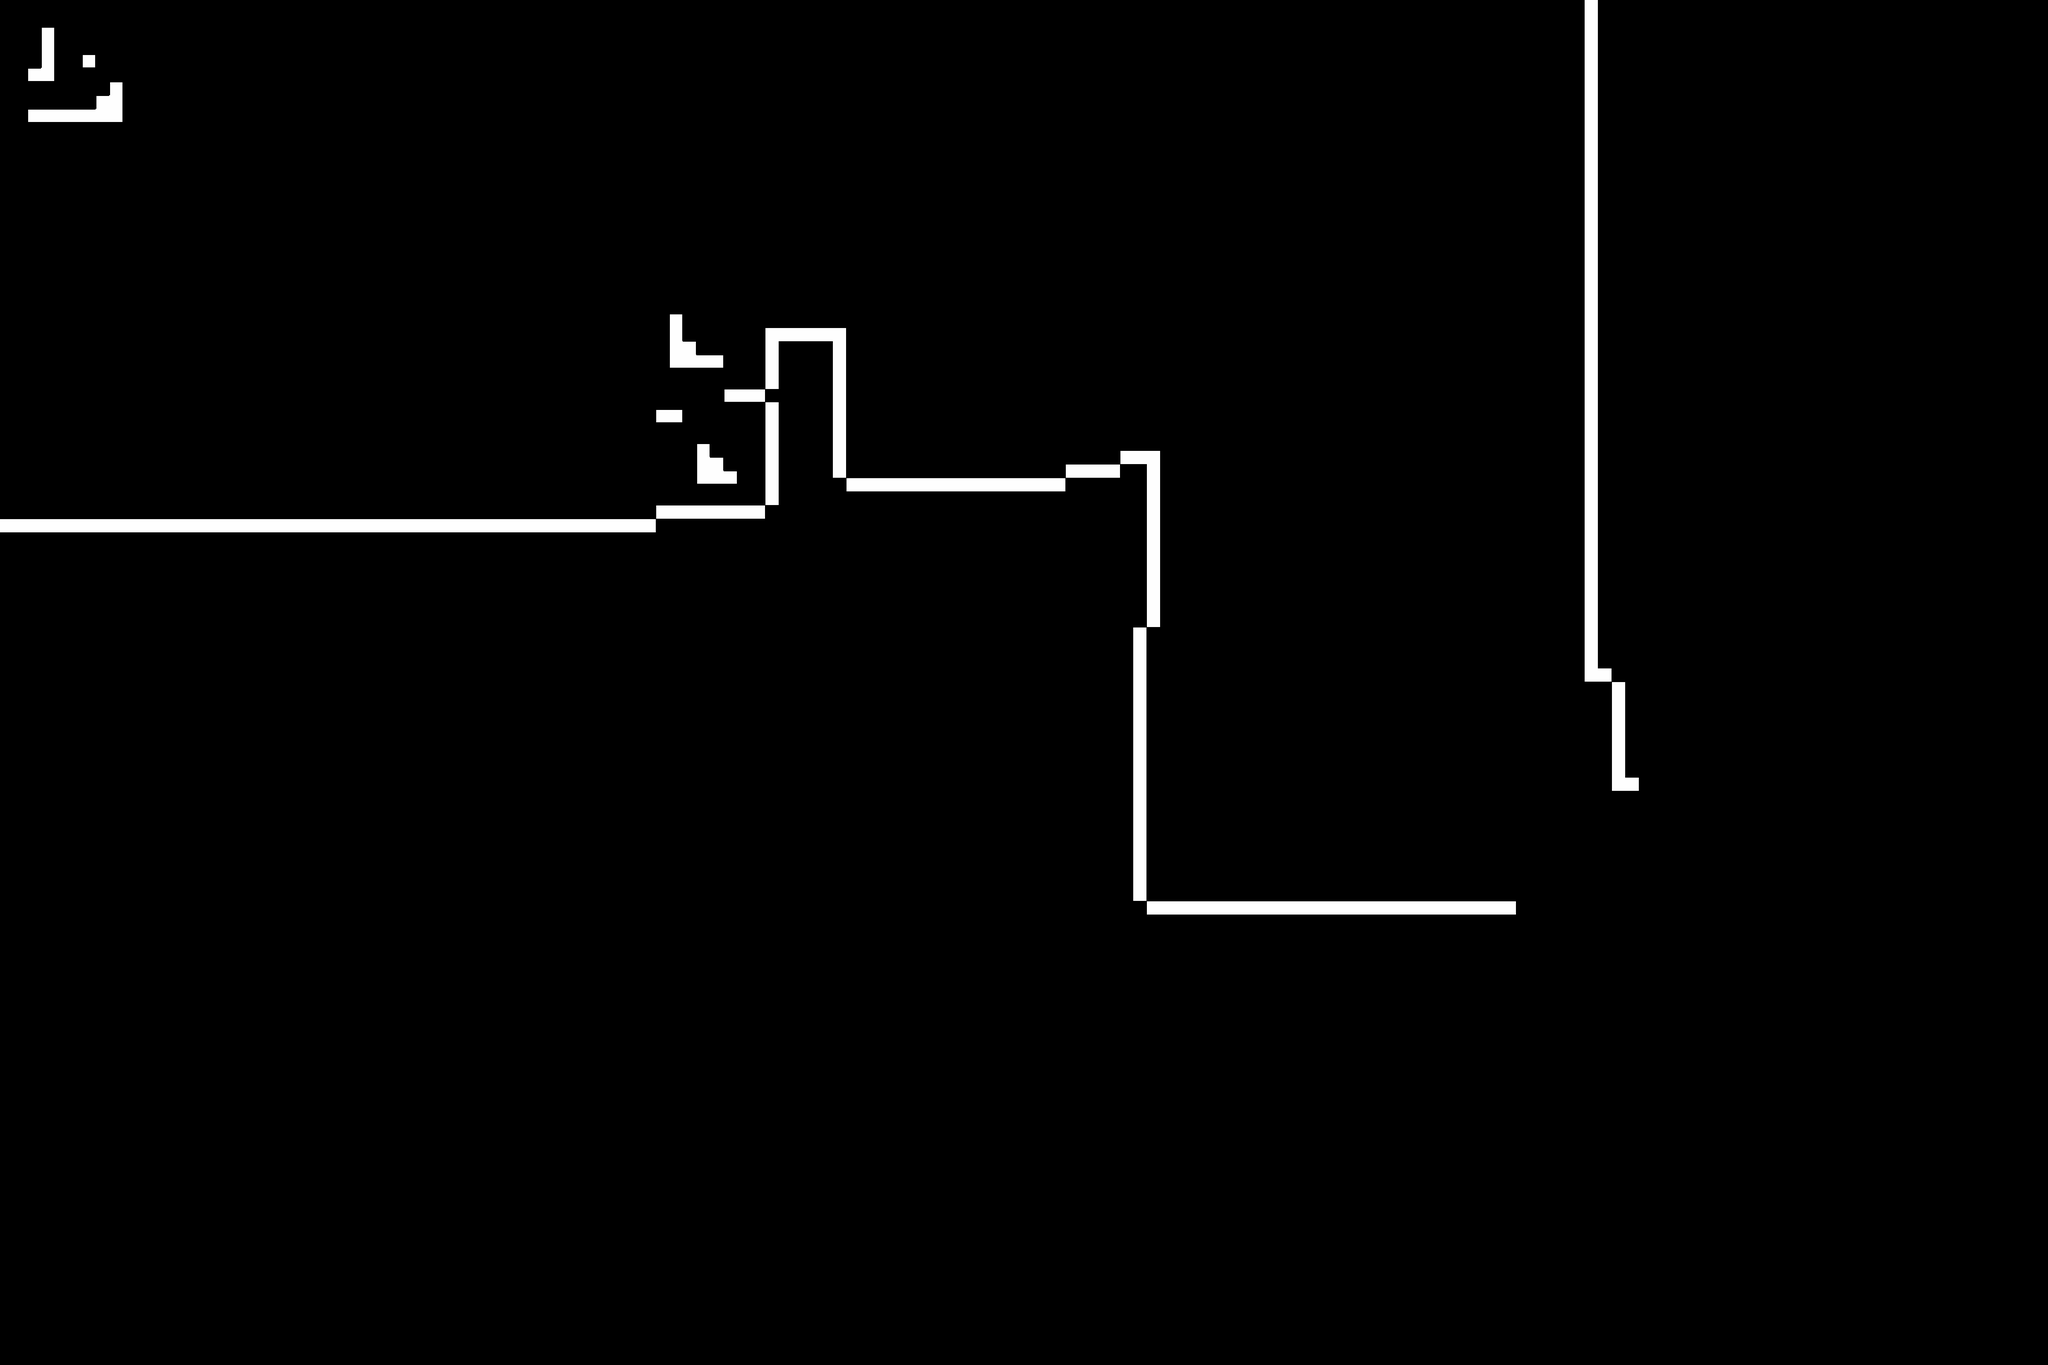

Tiled map render using the project's own tile images. Description and the map definition, with tile-layer contents summarised, below:
An orthogonal 150x100 tile map with 32x32 px tiles, 3 tile layers (groundyoff, groundxoff, ground) and 9 objects (player).

<map version="1.0" orientation="orthogonal" renderorder="right-down" width="150" height="100" tilewidth="32" tileheight="32" nextobjectid="30">
 <tileset firstgid="1" name="tile_ground" tilewidth="33" tileheight="33" tilecount="16">
  <image source="../image/tile_ground.png" width="132" height="132" />
  <tile id="0">
   <objectgroup draworder="index" />
  </tile>
 </tileset>
 <layer name="groundyoff" width="150" height="100" offsetx="0" offsety="16">
  <data>[15000 cells, 12 non-empty, 8 distinct tile ids]</data>
 </layer>
 <layer name="groundxoff" width="150" height="100" offsetx="16" offsety="0">
  <data>[15000 cells, 0 non-empty, 0 distinct tile ids]</data>
 </layer>
 <layer name="ground" width="150" height="100">
  <data>[15000 cells, 249 non-empty, 14 distinct tile ids]</data>
 </layer>
 <objectgroup name="entity">
  <object id="22" name="player" x="192" y="64" width="32" height="64" />
 </objectgroup>
 <objectgroup color="#ffff00" name="collision">
  <properties>
   <property name="tag" value="ground" />
  </properties>
  <object id="15" x="0" y="1216">
   <polyline points="0,0 1536,0 1536,-32 1792,-32 1792,-448 1984,-448 1984,-96 2496,-96 2496,-128 2624,-128 2624,-160 2720,-160 2720,256 2688,256 2688,896 3552,896 3552,928 0,928 0,0" />
  </object>
  <object id="18" x="1792" y="912">
   <polyline points="0,0 -96,0 -96,32 0,32 0,0" />
  </object>
  <object id="19" x="1632" y="1040">
   <polyline points="0,0 0,96 96,96 96,64 64,64 64,32 32,32 32,0 0,0" />
  </object>
  <object id="20" x="1536" y="960">
   <polyline points="0,0 0,32 64,32 64,0 0,0" />
  </object>
  <object id="21" x="1568" y="736">
   <polyline points="0,0 0,128 128,128 128,96 64,96 64,64 32,64 32,0 0,0" />
  </object>
  <object id="25" x="64" y="256">
   <polygon points="0,0 160,0 160,-32 192,-32 192,-64 224,-64 224,32 0,32" />
  </object>
  <object id="28" x="64" y="160">
   <polygon points="0,0 32,0 32,-96 64,-96 64,32 0,32" />
  </object>
  <object id="29" x="192" y="128">
   <polygon points="0,0 32,0 32,32 0,32" />
  </object>
 </objectgroup>
</map>